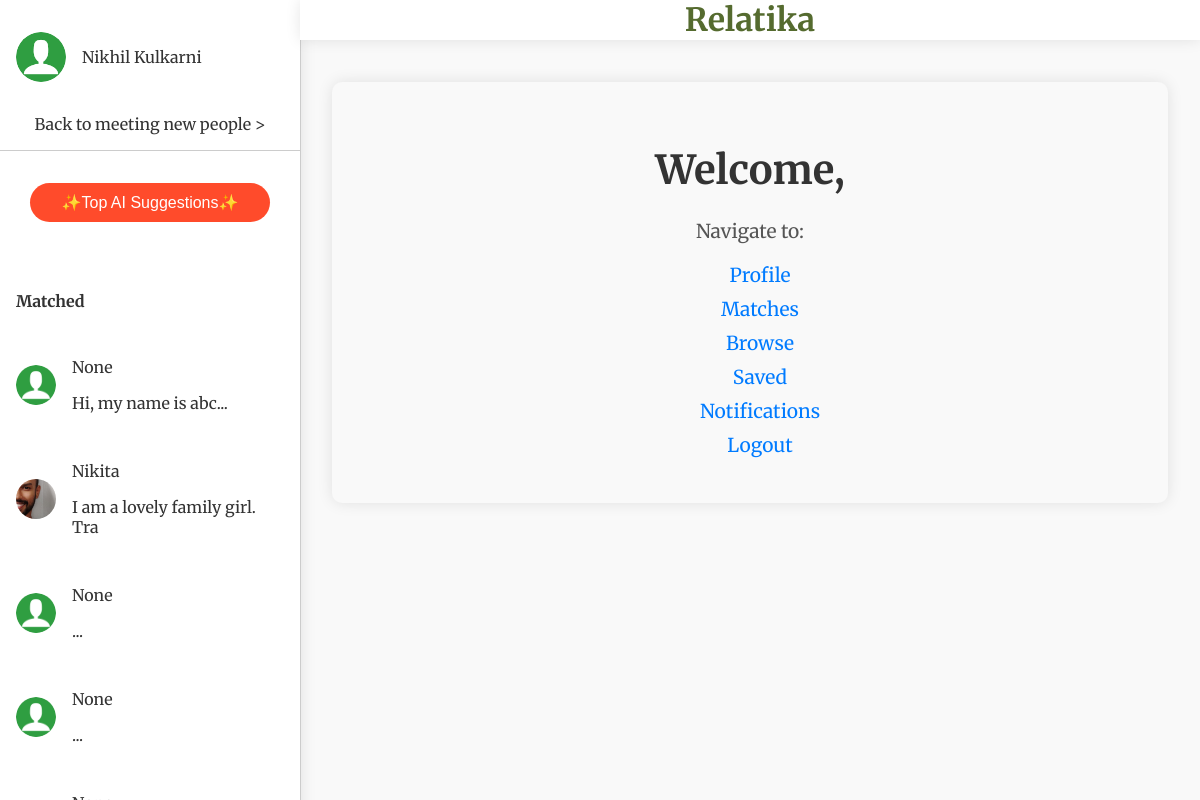
/dashboard (signed in), run on the app's committed database.
### tables this page shows
CREATE TABLE "users" (
	"id"	INTEGER,
	"username"	TEXT NOT NULL UNIQUE,
	"password"	TEXT NOT NULL,
	"about"	TEXT,
	"name"	TEXT,
	"age"	INTEGER,
	"gender"	TEXT,
	"looking_for"	TEXT,
	"location"	TEXT,
	"latitude"	REAL,
	"longitude"	REAL,
	"email"	TEXT,
	"tel"	TEXT,
	"instagram"	TEXT,
	"telegram"	TEXT,
	PRIMARY KEY("id" AUTOINCREMENT)
);

CREATE TABLE "photos" (
	"id"	INTEGER,
	"user_id"	INTEGER,
	"filename"	TEXT,
	PRIMARY KEY("id" AUTOINCREMENT)
);

### app.py (the view)
@app.route('/dashboard')
def dashboard():
    if 'user_id' not in session:
        return redirect(url_for('login'))
    user_id = session['user_id']
    conn = get_db_connection()
    user = conn.execute('SELECT * FROM users WHERE id = ?', (user_id,)).fetchone()
    conn.close()
    return render_template('dashboard.html', username=user['username'])

### app.py (called while the page is built)
def get_db_connection():
    retries = 5
    while retries > 0:
        try:
            conn = sqlite3.connect(users_table, check_same_thread=False)
            conn.row_factory = sqlite3.Row
            return conn
        except sqlite3.OperationalError as e:
            if 'database is locked' in str(e):
                time.sleep(1)
                retries -= 1
            else:
                raise e
    raise Exception("Database is locked for too long, giving up.")

@app.context_processor
def inject_user():
    return dict(user=g.user, matches=g.matches, saved_profiles=g.saved_profiles,notification_count = g.notification_count)

### templates/dashboard.html (shortened to what this page needs)
{% extends "base.html" %}
{% block content %}
<div class="row justify-content-center welcome-container">
    <div class="col-md-8 text-center">
        <h2 class="welcome-header">Welcome, {{ session.username }}</h2>
        <p class="welcome-text">Navigate to:</p>
        <ul class="navigation-list">
            <li class="navigation-item"><a href="/profile" class="navigation-link">Profile</a></li>
            <li class="navigation-item"><a href="/matches" class="navigation-link">Matches</a></li>
            <li class="navigation-item"><a href="/browse" class="navigation-link">Browse</a></li>
            <li class="navigation-item"><a href="/saved" class="navigation-link">Saved</a></li>
            <li class="navigation-item"><a href="/notifications" class="navigation-link">Notifications</a></li>
            <li class="navigation-item"><a href="/logout" class="navigation-link">Logout</a></li>
        </ul>
    </div>
</div>
{% endblock %}

### templates/base.html (shortened to what this page needs)
<!DOCTYPE html>
<html lang="en">
<head>
    <link rel="stylesheet" href="{{ url_for('static', filename='css/styles.css') }}">
</head>
<body>
    <div class="sidebar" id="sidebar">
        <div class="sidebar-fixed" id="sidebar-content">
            <div class="user-thumbnail" onclick="showUserMenu()">
                <img src="{{ url_for('static', filename='uploads/' ~ user.photo) if user.photo else url_for('static', filename='placeholder.png') }}" alt="User Photo">
                <span>{{ user.name }}</span>
            </div>
            <div id="menu-content">
                {% if not request.path.startswith('/view_profile/') %}
                <div id="meet" class="back-to-meeting">
                    Back to meeting new people >
                </div>
                {% endif %}
                <button class="ai-suggestion-button" onclick="location.href='/ai_suggestions'">✨Top AI Suggestions✨</button>
                <div class="matches">
                    <h4>Matched</h4>
                    {% for match in matches %}
                    <div class="match" onclick="location.href='/view_profile/{{ match.user_id }}'">
                        <img src="{{ url_for('static', filename='uploads/' ~ match.photo) if match.photo else url_for('static', filename='placeholder.png') }}" alt="User Photo">
                        <div>
                            <p>{{ match.name }}</p>
                            <p>{{ match.about_glimpse[:30] }}</p>
                        </div>
                    </div>
                    {% endfor %}
                </div>
            </div>
        </div>
    </div>
    <div class="header">
        <h1>Relatika</h1>
    </div>
    <div class="content" id="content">
        {% block content %}
        {% endblock %}
    </div>
</body>
</html>

### static/css/styles.css (style rules this page uses)
body { font-family: Arial, sans-serif; background-color: #f0f4f3; color: #2f4f4f; margin: 0; padding: 0; }
h1, h2, h3 { color: #556b2f; }
a { color: #6b8e23; text-decoration: none; }
ul, ol { margin-left: 20px; }

### templates/base.html (style rules this page uses)
body { font-family: 'Merriweather', serif; margin: 0; padding: 0; background-color: #f9f9f9; color: #333; display: flex; overflow: hidden; }
.sidebar { width: 300px; background-color: #fff; border-right: 1px solid #ccc; height: 100vh; position: fixed; box-shadow: 0 0 15px rgba(0, 0, 0, 0.1); display: flex; flex-direction: column; padding-top: 1rem; }
.sidebar-fixed { position: sticky; top: 0; z-index: 1000; background-color: #fff; }
.user-thumbnail { display: flex; align-items: center; padding: 1rem; cursor: pointer; position: relative; }
.user-thumbnail img { border-radius: 50%; width: 50px; height: 50px; margin-right: 1rem; }
.sidebar .matches { padding: 1rem; overflow-y: auto; flex: 1; max-height: calc(100vh - 200px); }
.sidebar .match { display: flex; align-items: center; padding: 0.5rem 0; cursor: pointer; }
.sidebar .match img { border-radius: 50%; width: 40px; height: 40px; margin-right: 1rem; }
.content { margin-left: 300px; padding: 2rem; flex: 1; overflow-y: auto; }
.content h2 { margin-bottom: 1.5rem; }
.back-to-meeting { padding: 1rem; border-bottom: 1px solid #ccc; cursor: pointer; text-align: center; }
.ai-suggestion-button { background-color: #ff4b2b; color: white; border: none; border-radius: 25px; padding: 10px 20px; cursor: pointer; margin: 2rem auto; display: block; font-size: 1rem; transition: background-color 0.3s ease; text-align: center; width: 80%; }
.header { text-align: center; padding: 0; position: fixed; top: 0; left: 300px; width: calc(100% - 300px); background-color: #fff; z-index: 1000; box-shadow: 0 0 15px rgba(0, 0, 0, 0.1); }
.header h1 { margin: 0; font-size: 2rem; }

### templates/dashboard.html (style rules this page uses)
.welcome-container { margin-top: 50px; background-color: #f9f9f9; padding: 30px; border-radius: 10px; box-shadow: 0 0 15px rgba(0, 0, 0, 0.1); }
.welcome-header { font-size: 2.5em; color: #333; margin-bottom: 20px; }
.welcome-text { font-size: 1.2em; color: #555; margin-bottom: 20px; }
.navigation-list { list-style-type: none; padding: 0; }
.navigation-item { margin: 10px 0; }
.navigation-link { text-decoration: none; font-size: 1.2em; color: #007bff; transition: color 0.3s; }
.text-center { text-align: center; }

### data on the page
users: name "Nikhil Kulkarni"
users: name "None", about_glimpse "Hi, my name is abc..."
photos: filename (picture)
users: name "Nikita"
users: name "None", about_glimpse "..."

### other printed values
{{ match.about_glimpse[:30] }} "I am a lovely family girl. Tra" "..."
{{ match.name }} "None"
